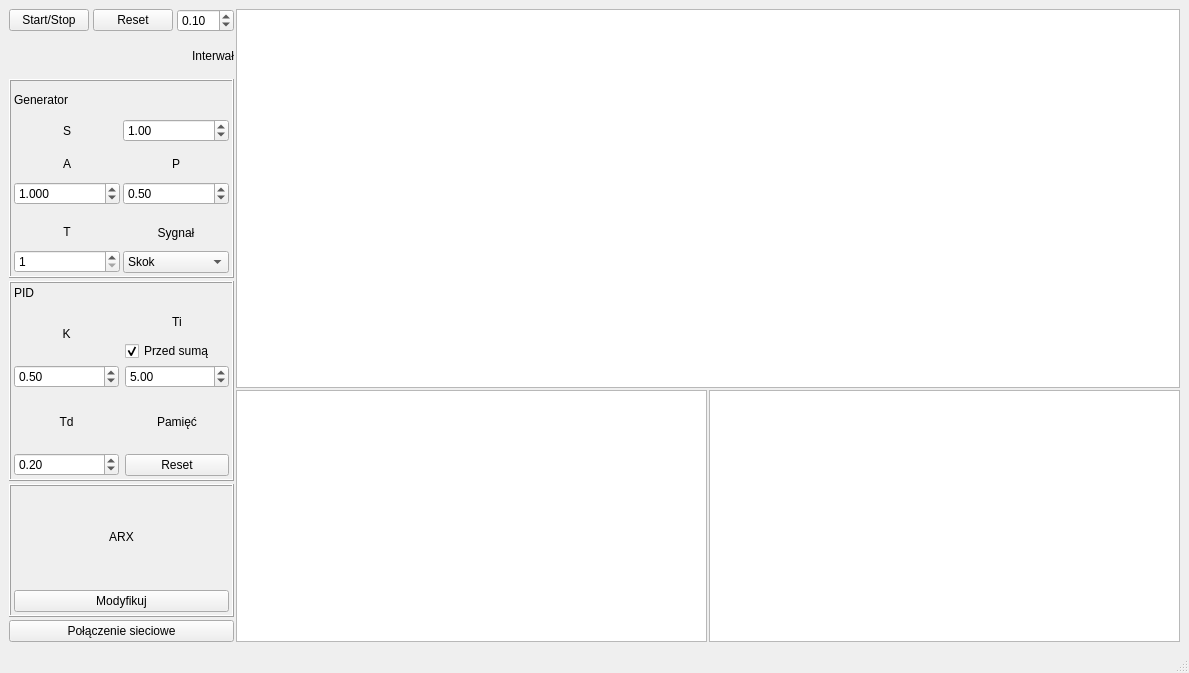
<?xml version="1.0" encoding="UTF-8"?>
<ui version="4.0">
 <class>MainWindow</class>
 <widget class="QMainWindow" name="MainWindow">
  <property name="geometry">
   <rect>
    <x>0</x>
    <y>0</y>
    <width>1189</width>
    <height>673</height>
   </rect>
  </property>
  <property name="windowTitle">
   <string>SUAR</string>
  </property>
  <widget class="QWidget" name="centralwidget">
   <layout class="QHBoxLayout" name="horizontalLayout_9" stretch="0,0">
    <property name="spacing">
     <number>2</number>
    </property>
    <item>
     <layout class="QVBoxLayout" name="verticalLayout_15" stretch="1,3,3,2,0">
      <property name="spacing">
       <number>3</number>
      </property>
      <item>
       <layout class="QVBoxLayout" name="verticalLayout_16">
        <item>
         <layout class="QHBoxLayout" name="horizontalLayout_8">
          <property name="spacing">
           <number>4</number>
          </property>
          <item>
           <widget class="QPushButton" name="StartStop">
            <property name="text">
             <string>Start/Stop</string>
            </property>
           </widget>
          </item>
          <item>
           <widget class="QPushButton" name="Reset">
            <property name="text">
             <string>Reset</string>
            </property>
           </widget>
          </item>
          <item>
           <widget class="QDoubleSpinBox" name="Spbox_inter">
            <property name="minimum">
             <double>0.050000000000000</double>
            </property>
            <property name="singleStep">
             <double>0.050000000000000</double>
            </property>
            <property name="value">
             <double>0.100000000000000</double>
            </property>
           </widget>
          </item>
         </layout>
        </item>
        <item>
         <widget class="QLabel" name="label_2">
          <property name="text">
           <string>Interwał</string>
          </property>
          <property name="alignment">
           <set>Qt::AlignmentFlag::AlignRight|Qt::AlignmentFlag::AlignTrailing|Qt::AlignmentFlag::AlignVCenter</set>
          </property>
         </widget>
        </item>
       </layout>
      </item>
      <item>
       <widget class="QFrame" name="frame">
        <property name="frameShape">
         <enum>QFrame::Shape::Box</enum>
        </property>
        <property name="frameShadow">
         <enum>QFrame::Shadow::Raised</enum>
        </property>
        <layout class="QHBoxLayout" name="horizontalLayout_7">
         <property name="spacing">
          <number>3</number>
         </property>
         <property name="leftMargin">
          <number>3</number>
         </property>
         <property name="topMargin">
          <number>3</number>
         </property>
         <property name="rightMargin">
          <number>3</number>
         </property>
         <property name="bottomMargin">
          <number>3</number>
         </property>
         <item>
          <layout class="QVBoxLayout" name="verticalLayout_12" stretch="1,2,4">
           <item>
            <widget class="QLabel" name="label">
             <property name="text">
              <string>Generator</string>
             </property>
            </widget>
           </item>
           <item>
            <layout class="QHBoxLayout" name="horizontalLayout_2">
             <item>
              <widget class="QLabel" name="label_12">
               <property name="text">
                <string>S</string>
               </property>
               <property name="alignment">
                <set>Qt::AlignmentFlag::AlignCenter</set>
               </property>
              </widget>
             </item>
             <item>
              <widget class="QDoubleSpinBox" name="ustaw_S">
               <property name="minimum">
                <double>-100.000000000000000</double>
               </property>
               <property name="singleStep">
                <double>0.100000000000000</double>
               </property>
               <property name="value">
                <double>1.000000000000000</double>
               </property>
              </widget>
             </item>
            </layout>
           </item>
           <item>
            <layout class="QGridLayout" name="gridLayout">
             <property name="verticalSpacing">
              <number>9</number>
             </property>
             <item row="1" column="0">
              <layout class="QVBoxLayout" name="verticalLayout_9">
               <item>
                <widget class="QLabel" name="label_5">
                 <property name="text">
                  <string>T</string>
                 </property>
                 <property name="alignment">
                  <set>Qt::AlignmentFlag::AlignCenter</set>
                 </property>
                </widget>
               </item>
               <item>
                <widget class="QSpinBox" name="ustawT">
                 <property name="minimum">
                  <number>1</number>
                 </property>
                 <property name="value">
                  <number>1</number>
                 </property>
                </widget>
               </item>
              </layout>
             </item>
             <item row="1" column="1">
              <layout class="QVBoxLayout" name="verticalLayout_8">
               <item>
                <widget class="QLabel" name="label_6">
                 <property name="text">
                  <string>Sygnał</string>
                 </property>
                 <property name="alignment">
                  <set>Qt::AlignmentFlag::AlignCenter</set>
                 </property>
                </widget>
               </item>
               <item>
                <widget class="QComboBox" name="Sygnal">
                 <item>
                  <property name="text">
                   <string>Skok</string>
                  </property>
                 </item>
                 <item>
                  <property name="text">
                   <string>Pros</string>
                  </property>
                 </item>
                 <item>
                  <property name="text">
                   <string>Sinusoida</string>
                  </property>
                 </item>
                </widget>
               </item>
              </layout>
             </item>
             <item row="0" column="0">
              <layout class="QVBoxLayout" name="verticalLayout_11">
               <item>
                <widget class="QLabel" name="label_3">
                 <property name="text">
                  <string>A</string>
                 </property>
                 <property name="alignment">
                  <set>Qt::AlignmentFlag::AlignCenter</set>
                 </property>
                </widget>
               </item>
               <item>
                <widget class="QDoubleSpinBox" name="ustawA">
                 <property name="decimals">
                  <number>3</number>
                 </property>
                 <property name="minimum">
                  <double>-99.000000000000000</double>
                 </property>
                 <property name="singleStep">
                  <double>0.500000000000000</double>
                 </property>
                 <property name="value">
                  <double>1.000000000000000</double>
                 </property>
                </widget>
               </item>
              </layout>
             </item>
             <item row="0" column="1">
              <layout class="QVBoxLayout" name="verticalLayout_10">
               <item>
                <widget class="QLabel" name="label_4">
                 <property name="text">
                  <string>P</string>
                 </property>
                 <property name="alignment">
                  <set>Qt::AlignmentFlag::AlignCenter</set>
                 </property>
                </widget>
               </item>
               <item>
                <widget class="QDoubleSpinBox" name="ustawP">
                 <property name="maximum">
                  <double>1.000000000000000</double>
                 </property>
                 <property name="singleStep">
                  <double>0.100000000000000</double>
                 </property>
                 <property name="value">
                  <double>0.500000000000000</double>
                 </property>
                </widget>
               </item>
              </layout>
             </item>
            </layout>
           </item>
          </layout>
         </item>
        </layout>
       </widget>
      </item>
      <item>
       <widget class="QFrame" name="frame_2">
        <property name="frameShape">
         <enum>QFrame::Shape::Box</enum>
        </property>
        <property name="frameShadow">
         <enum>QFrame::Shadow::Raised</enum>
        </property>
        <layout class="QGridLayout" name="gridLayout_3">
         <property name="leftMargin">
          <number>3</number>
         </property>
         <property name="topMargin">
          <number>3</number>
         </property>
         <property name="rightMargin">
          <number>3</number>
         </property>
         <property name="bottomMargin">
          <number>3</number>
         </property>
         <item row="0" column="0">
          <layout class="QVBoxLayout" name="verticalLayout_13" stretch="0,4">
           <item>
            <widget class="QLabel" name="label_10">
             <property name="text">
              <string>PID</string>
             </property>
            </widget>
           </item>
           <item>
            <layout class="QGridLayout" name="gridLayout_2">
             <item row="0" column="0">
              <layout class="QVBoxLayout" name="verticalLayout_7">
               <property name="spacing">
                <number>4</number>
               </property>
               <item>
                <widget class="QLabel" name="label_11">
                 <property name="text">
                  <string>K</string>
                 </property>
                 <property name="alignment">
                  <set>Qt::AlignmentFlag::AlignCenter</set>
                 </property>
                </widget>
               </item>
               <item>
                <widget class="QDoubleSpinBox" name="ustawKpid">
                 <property name="singleStep">
                  <double>0.500000000000000</double>
                 </property>
                 <property name="value">
                  <double>0.500000000000000</double>
                 </property>
                </widget>
               </item>
              </layout>
             </item>
             <item row="1" column="0">
              <layout class="QVBoxLayout" name="verticalLayout_6">
               <property name="spacing">
                <number>4</number>
               </property>
               <item>
                <widget class="QLabel" name="label_7">
                 <property name="text">
                  <string>Td</string>
                 </property>
                 <property name="alignment">
                  <set>Qt::AlignmentFlag::AlignCenter</set>
                 </property>
                </widget>
               </item>
               <item>
                <widget class="QDoubleSpinBox" name="ustawTd">
                 <property name="singleStep">
                  <double>0.500000000000000</double>
                 </property>
                 <property name="value">
                  <double>0.200000000000000</double>
                 </property>
                </widget>
               </item>
              </layout>
             </item>
             <item row="0" column="1">
              <layout class="QVBoxLayout" name="verticalLayout_5">
               <property name="spacing">
                <number>4</number>
               </property>
               <item>
                <widget class="QLabel" name="label_8">
                 <property name="text">
                  <string>Ti</string>
                 </property>
                 <property name="alignment">
                  <set>Qt::AlignmentFlag::AlignCenter</set>
                 </property>
                </widget>
               </item>
               <item>
                <widget class="QCheckBox" name="chboxCalka">
                 <property name="text">
                  <string>Przed sumą</string>
                 </property>
                 <property name="checked">
                  <bool>true</bool>
                 </property>
                </widget>
               </item>
               <item>
                <widget class="QDoubleSpinBox" name="ustawTi">
                 <property name="singleStep">
                  <double>0.500000000000000</double>
                 </property>
                 <property name="value">
                  <double>5.000000000000000</double>
                 </property>
                </widget>
               </item>
              </layout>
             </item>
             <item row="1" column="1">
              <layout class="QVBoxLayout" name="verticalLayout_4">
               <property name="spacing">
                <number>4</number>
               </property>
               <item>
                <widget class="QLabel" name="label_9">
                 <property name="text">
                  <string>Pamięć</string>
                 </property>
                 <property name="alignment">
                  <set>Qt::AlignmentFlag::AlignCenter</set>
                 </property>
                </widget>
               </item>
               <item>
                <widget class="QPushButton" name="pidReset">
                 <property name="text">
                  <string>Reset</string>
                 </property>
                </widget>
               </item>
              </layout>
             </item>
            </layout>
           </item>
          </layout>
         </item>
        </layout>
       </widget>
      </item>
      <item>
       <widget class="QFrame" name="frame_3">
        <property name="frameShape">
         <enum>QFrame::Shape::Box</enum>
        </property>
        <property name="frameShadow">
         <enum>QFrame::Shadow::Raised</enum>
        </property>
        <layout class="QGridLayout" name="gridLayout_4">
         <property name="leftMargin">
          <number>3</number>
         </property>
         <property name="topMargin">
          <number>3</number>
         </property>
         <property name="rightMargin">
          <number>3</number>
         </property>
         <property name="bottomMargin">
          <number>3</number>
         </property>
         <item row="0" column="0">
          <layout class="QVBoxLayout" name="verticalLayout_14" stretch="1,2">
           <item>
            <widget class="QLabel" name="label_14">
             <property name="text">
              <string>ARX</string>
             </property>
             <property name="alignment">
              <set>Qt::AlignmentFlag::AlignCenter</set>
             </property>
            </widget>
           </item>
           <item>
            <widget class="QPushButton" name="edytujARX">
             <property name="text">
              <string>Modyfikuj</string>
             </property>
            </widget>
           </item>
          </layout>
         </item>
        </layout>
       </widget>
      </item>
      <item>
       <widget class="QPushButton" name="btnPolaczenieSieciowe">
        <property name="text">
         <string>Połączenie sieciowe</string>
        </property>
       </widget>
      </item>
     </layout>
    </item>
    <item>
     <layout class="QVBoxLayout" name="verticalLayout" stretch="3,2">
      <property name="spacing">
       <number>2</number>
      </property>
      <item>
       <widget class="QChartView" name="Chartwartosci"/>
      </item>
      <item>
       <layout class="QHBoxLayout" name="horizontalLayout_3">
        <property name="spacing">
         <number>2</number>
        </property>
        <item>
         <widget class="QChartView" name="ChartUchyb"/>
        </item>
        <item>
         <widget class="QChartView" name="ChartSterowanie"/>
        </item>
       </layout>
      </item>
     </layout>
    </item>
   </layout>
  </widget>
  <widget class="QMenuBar" name="menubar">
   <property name="geometry">
    <rect>
     <x>0</x>
     <y>0</y>
     <width>1189</width>
     <height>21</height>
    </rect>
   </property>
  </widget>
  <widget class="QStatusBar" name="statusbar"/>
 </widget>
 <customwidgets>
  <customwidget>
   <class>QChartView</class>
   <extends>QGraphicsView</extends>
   <header>QChartView</header>
  </customwidget>
 </customwidgets>
 <resources/>
 <connections/>
</ui>
